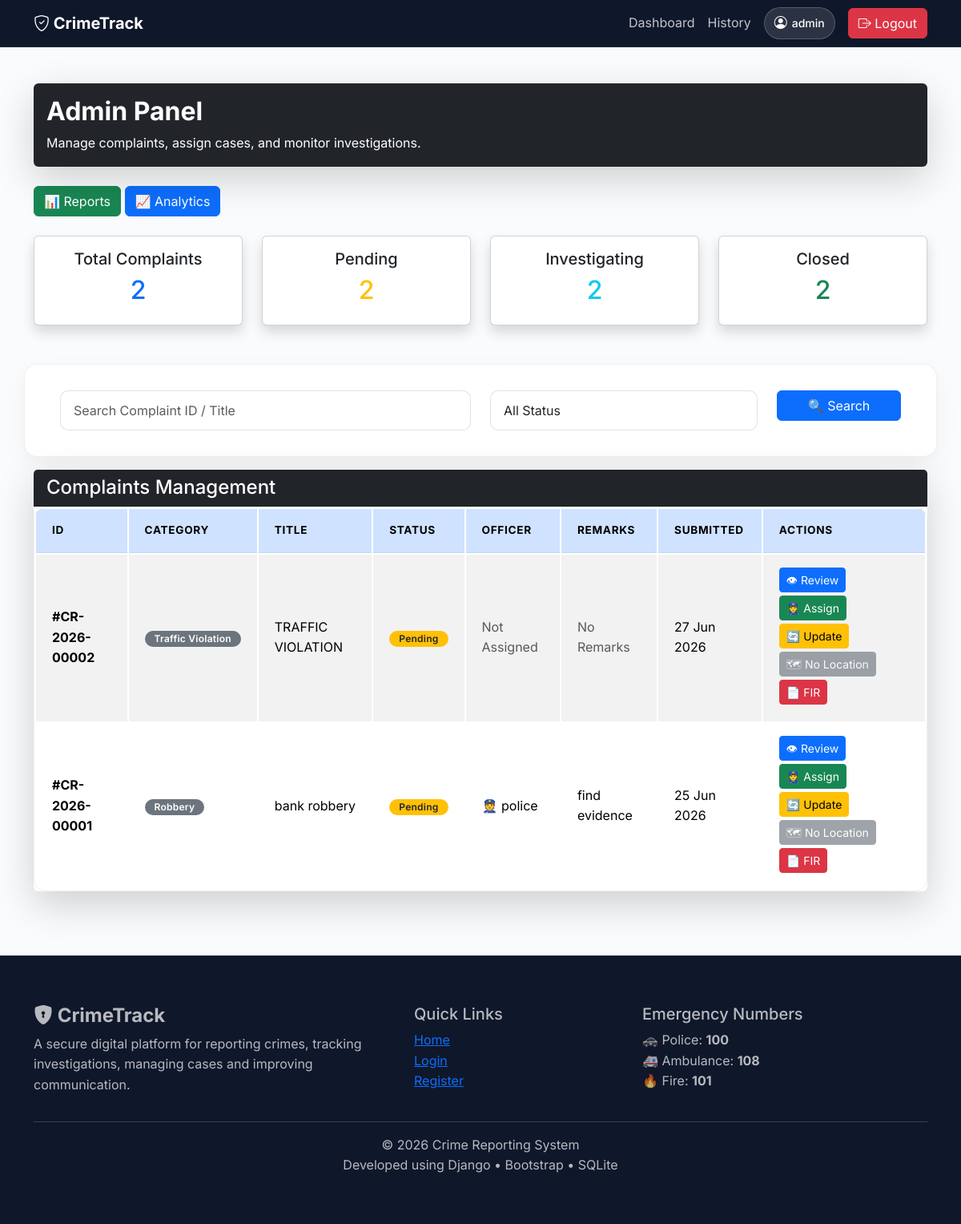
The page /admin-dashboard/ (signed in) on the database its author committed.
### crime/models.py (models this page shows, shortened)
class Complaint(models.Model):
    complaint_number = models.CharField(
        max_length=25,
        unique=True,
        blank=True
    )
    CATEGORY = [
        ("Theft", "Theft"),
        ("Assault", "Assault"),
        ("Cyber Crime", "Cyber Crime"),
        ("Domestic Violence", "Domestic Violence"),
        ("Missing Person", "Missing Person"),
        ("Drug Crime", "Drug Crime"),
        ("Traffic Violation", "Traffic Violation"),
        ("Fraud", "Fraud"),
        ("Robbery", "Robbery"),
        ("Other", "Other"),
    ]
    STATUS = [
        ("Pending", "Pending"),
        ("Assigned", "Assigned"),
        ("Investigating", "Investigating"),
        ("Closed", "Closed"),
    ]
    PRIORITY = [
        ("Low", "Low"),
        ("Medium", "Medium"),
        ("High", "High"),
        ("Emergency", "Emergency"),
    ]
    user = models.ForeignKey(User, on_delete=models.CASCADE)
    email = models.EmailField(blank=True)
    phone = models.CharField(max_length=15, blank=True)
    anonymous = models.BooleanField(default=False)
    category = models.CharField(max_length=50, choices=CATEGORY, default="Other")
    title = models.CharField(max_length=200)
    description = models.TextField()
    location = models.CharField(max_length=255)
    latitude = models.DecimalField(max_digits=9, decimal_places=6, null=True, blank=True)
    longitude = models.DecimalField(max_digits=9, decimal_places=6, null=True, blank=True)
    crime_date = models.DateField()
    evidence = models.FileField(upload_to="evidence/", blank=True, null=True)
    priority = models.CharField(max_length=20, choices=PRIORITY, default="Medium")
    status = models.CharField(max_length=20, choices=STATUS, default="Pending")
    assigned_officer = models.ForeignKey(
        User,
        on_delete=models.SET_NULL,
        null=True,
        blank=True,
        related_name="assigned_complaints"
    )
    remarks = models.TextField(blank=True)
    fir_generated = models.BooleanField(default=False)
    is_read = models.BooleanField(default=False)
    is_resolved = models.BooleanField(default=False)
    created_at = models.DateTimeField(auto_now_add=True)
    updated_at = models.DateTimeField(auto_now=True)
    class Meta:
        ordering = ["-created_at"]
        indexes = [
            models.Index(fields=["status"]),
            models.Index(fields=["category"]),
            models.Index(fields=["priority"]),
            models.Index(fields=["created_at"]),
        ]

### crime/views.py (the view)
# urls.py: path("admin-dashboard/", views.admin_dashboard, name="admin_dashboard"),
@staff_member_required
def admin_dashboard(request):
    complaints = Complaint.objects.all().order_by("-created_at")
    search = request.GET.get("search")
    status = request.GET.get("status")
    if search:
        complaints = complaints.filter(title__icontains=search)
    if status:
        complaints = complaints.filter(status=status)
    context = {
        "complaints": complaints,
        "total": Complaint.objects.count(),
        "pending": Complaint.objects.filter(status="Pending").count(),
        "assigned": Complaint.objects.filter(status="Assigned").count(),
        "investigating": Complaint.objects.filter(status="Investigating").count(),
        "closed": Complaint.objects.filter(status="Closed").count(),
    }
    return render(request, "admin/dashboard.html", context)

### templates/admin/dashboard.html (shortened to what this page needs)
{% extends "base.html" %}
{% block content %}
<div class="container mt-4">
<div class="card shadow-lg border-0 mb-4">
    <div class="card-body bg-dark text-white rounded">
        <h2 class="fw-bold">Admin Panel</h2>
        <p class="mb-0">
            Manage complaints, assign cases, and monitor investigations.
        </p>
    </div>
</div>
<div class="mb-4">
    <a href="{% url 'reports' %}" class="btn btn-success">
        📊 Reports
    </a>
    <a href="{% url 'analytics' %}" class="btn btn-primary">
        📈 Analytics
    </a>
</div>
<div class="row g-4 mb-5">
    <div class="col-lg-3 col-md-6">
        <div class="card shadow text-center">
            <div class="card-body">
                <h5>Total Complaints</h5>
                <h2 class="text-primary">{{ complaints|length }}</h2>
            </div>
        </div>
    </div>
    <div class="col-lg-3 col-md-6">
        <div class="card shadow text-center">
            <div class="card-body">
                <h5>Pending</h5>
                <h2 class="text-warning">
                    {{ complaints|dictsort:"status"|length }}
                </h2>
            </div>
        </div>
    </div>
    <div class="col-lg-3 col-md-6">
        <div class="card shadow text-center">
            <div class="card-body">
                <h5>Investigating</h5>
                <h2 class="text-info">
                    {{ complaints|dictsort:"status"|length }}
                </h2>
            </div>
        </div>
    </div>
    <div class="col-lg-3 col-md-6">
        <div class="card shadow text-center">
            <div class="card-body">
                <h5>Closed</h5>
                <h2 class="text-success">
                    {{ complaints|dictsort:"status"|length }}
                </h2>
            </div>
        </div>
    </div>
</div>
<form method="GET" class="row mb-3">
    <div class="col-md-6">
        <input type="text" name="search" class="form-control"
               placeholder="Search Complaint ID / Title">
    </div>
    <div class="col-md-4">
        <select name="status" class="form-control">
            <option value="">All Status</option>
        </select>
    </div>
    <div class="col-md-2">
        <button class="btn btn-primary w-100">🔍 Search</button>
    </div>
</form>
<div class="card shadow-lg border-0">
    <div class="card-header bg-dark text-white">
        <h4 class="mb-0">Complaints Management</h4>
    </div>
    <div class="table-responsive">
        <table class="table table-hover table-striped align-middle mb-0">
            <thead class="table-primary">
                <tr>
                    <th>ID</th>
                    <th>Category</th>
                    <th>Title</th>
                    <th>Status</th>
                    <th>Officer</th>
                    <th>Remarks</th>
                    <th>Submitted</th>
                    <th>Actions</th>
                </tr>
            </thead>
            <tbody>
            {% for complaint in complaints %}
                <tr>
                    <td><strong>#{{ complaint.complaint_number }}</strong></td>
                    <td>
                        <span class="badge bg-secondary">
                            {{ complaint.category }}
                        </span>
                    </td>
                    <td>{{ complaint.title }}</td>
                    <td>
                        {% if complaint.status == "Pending" %}
                            <span class="badge bg-warning text-dark">Pending</span>
                        {% elif complaint.status == "Assigned" %}
                            <span class="badge bg-primary">Assigned</span>
                        {% elif complaint.status == "Investigating" %}
                            <span class="badge bg-info">Investigating</span>
                        {% else %}
                            <span class="badge bg-success">Closed</span>
                        {% endif %}
                    </td>
                    <td>
                        {% if complaint.assigned_officer %}
                            👮 {{ complaint.assigned_officer }}
                        {% else %}
                            <span class="text-muted">Not Assigned</span>
                        {% endif %}
                    </td>
                    <td>
                        {% if complaint.remarks %}
                            {{ complaint.remarks }}
                        {% else %}
                            <span class="text-muted">No Remarks</span>
                        {% endif %}
                    </td>
                    <td>
                        {{ complaint.created_at|date:"d M Y" }}
                    </td>
                    <td>
                        <a href="{% url 'complaint_detail' complaint.id %}"
                           class="btn btn-sm btn-primary mb-1">
                            👁 Review
                        </a>
                        <a href="{% url 'assign_officer' complaint.id %}"
                           class="btn btn-sm btn-success mb-1">
                            👮 Assign
                        </a>
                        <a href="{% url 'update_case' complaint.id %}"
                           class="btn btn-sm btn-warning mb-1">
                            🔄 Update
                        </a>
                        {% if complaint.latitude and complaint.longitude %}
                        <a href="{% url 'complaint_map' complaint.id %}"
                           class="btn btn-sm btn-info mb-1">
                            🗺 Map
                        </a>
                        {% else %}
                        <button class="btn btn-sm btn-secondary mb-1" disabled>
                            🗺 No Location
                        </button>
                        {% endif %}
                        <a href="{% url 'download_pdf' complaint.id %}"
                           class="btn btn-sm btn-danger mb-1">
                            📄 FIR
                        </a>
                    </td>
                </tr>
            {% empty %}
                <tr>
                    <td colspan="8" class="text-center py-5">
                        <h5>No complaints found</h5>
                    </td>
                </tr>
            {% endfor %}
            </tbody>
        </table>
    </div>
</div>
</div>
{% endblock %}

### templates/base.html (shortened to what this page needs)
{% load static %}
<!DOCTYPE html>
<html lang="en">
<head>
    <link href="https://cdn.jsdelivr.net/npm/bootstrap@5.3.3/dist/css/bootstrap.min.css" rel="stylesheet">
    <link rel="stylesheet"
          href="https://cdn.jsdelivr.net/npm/bootstrap-icons@1.11.3/font/bootstrap-icons.min.css">
    <link rel="stylesheet" href="{% static 'css/style.css' %}">
</head>
<body>
<nav class="navbar navbar-expand-lg fixed-top">
    <div class="container">
        <a class="navbar-brand fw-bold" href="/">
            <i class="bi bi-shield-check"></i>
            CrimeTrack
        </a>
        <div class="collapse navbar-collapse" id="navbar">
            <ul class="navbar-nav ms-auto align-items-center">
                {% if user.is_authenticated %}
                    {% if user.is_superuser %}
                        <li class="nav-item">
                            <a class="nav-link" href="{% url 'admin_dashboard' %}">Dashboard</a>
                        </li>
                    {% elif user.groups.all.0.name == "police" %}
                        <li class="nav-item">
                            <a class="nav-link" href="{% url 'police_dashboard' %}">Dashboard</a>
                        </li>
                    {% else %}
                        <li class="nav-item">
                            <a class="nav-link" href="{% url 'citizen_dashboard' %}">Dashboard</a>
                        </li>
                    {% endif %}
                    <li class="nav-item">
                        <a class="nav-link" href="{% url 'history' %}">History</a>
                    </li>
                    <li class="nav-item ms-2">
                        <span class="user-badge">
                            <i class="bi bi-person-circle"></i>
                            {{ request.user.username }}
                        </span>
                    </li>
                    <li class="nav-item ms-3">
                        <a href="{% url 'logout' %}" class="btn btn-danger">
                            <i class="bi bi-box-arrow-right"></i> Logout
                        </a>
                    </li>
                {% endif %}
            </ul>
        </div>
    </div>
</nav>
<main>
    {% block content %}{% endblock %}
</main>
<footer class="footer">
    <div class="container">
        <div class="row gy-4">
            <div class="col-lg-5">
                <h4 class="fw-bold">
                    <i class="bi bi-shield-lock-fill"></i> CrimeTrack
                </h4>
                <p>
                    A secure digital platform for reporting crimes,
                    tracking investigations, managing cases and improving communication.
                </p>
            </div>
            <div class="col-lg-3">
                <h5>Quick Links</h5>
                <ul class="list-unstyled">
                    <li><a href="/">Home</a></li>
                    <li><a href="{% url 'login' %}">Login</a></li>
                    <li><a href="{% url 'register' %}">Register</a></li>
                </ul>
            </div>
            <div class="col-lg-4">
                <h5>Emergency Numbers</h5>
                <p>
                    🚓 Police: <strong>100</strong><br>
                    🚑 Ambulance: <strong>108</strong><br>
                    🔥 Fire: <strong>101</strong>
                </p>
            </div>
        </div>
        <hr>
        <div class="text-center">
            © 2026 Crime Reporting System<br>
            Developed using Django • Bootstrap • SQLite
        </div>
    </div>
</footer>
</body>
</html>

### static/css/style.css (style rules this page uses)
:root { --bg: #fafbfc; --surface: #ffffff; --text: #0f172a; --muted: #64748b; --primary: #4f46e5; --primary-glow: rgba(79, 70, 229, 0.15); --border: rgba(15, 23, 42, 0.06); --border-hover: rgba(15, 23, 42, 0.12); --radius: 16px; --radius-sm: 10px; --shadow-sm: 0 2px 8px rgba(15, 23, 42, 0.02); --shadow: 0 12px 34px rgba(15, 23, 42, 0.04), 0 4px 12px rgba(15, 23, 42, 0.02); --shadow-hover: 0 20px 40px rgba(15, 23, 42, 0.08), 0 8px 20px rgba(79, 70, 229, 0.04); --transition: all 0.3s cubic-bezier(0.16, 1, 0.3, 1); }
* { margin: 0; padding: 0; box-sizing: border-box; -webkit-font-smoothing: antialiased; -moz-osx-font-smoothing: grayscale; }
body { font-family: 'Inter', sans-serif; background: var(--bg); color: var(--text); padding-top: 80px; line-height: 1.6; }
.navbar { position:fixed; top:0; width:100%; z-index:1000; background:#0f172a; border-bottom:1px solid rgba(255,255,255,0.08); }
.navbar-brand { color:#ffffff !important; }
.nav-link { color:rgba(255,255,255,0.75) !important; }
.user-badge { display: inline-flex; align-items: center; gap: 6px; padding: 6px 12px; border-radius: 999px; background: rgba(255,255,255,0.12); color: #ffffff; font-size: 14px; font-weight: 500; border: 1px solid rgba(255,255,255,0.2); backdrop-filter: blur(10px); transition: 0.3s ease; }
.user-badge i { color: #ffffff; font-size: 16px; }
.table { background: var(--surface); border: 1px solid var(--border); border-radius: var(--radius); overflow: hidden; box-shadow: var(--shadow-sm); border-collapse: separate; }
.table thead { background: #f8fafc; color: var(--muted); font-size: 0.85rem; text-transform: uppercase; letter-spacing: 0.05em; }
.table td, .table th { vertical-align: middle; padding: 16px 20px; border-bottom: 1px solid var(--border); }
.table tr:last-child td { border-bottom: none; }
form { background: var(--surface); border: 1px solid var(--border); border-radius: var(--radius); padding: 32px; box-shadow: var(--shadow); }
input, textarea, select { width: 100%; outline: none; font-family: inherit; font-size: 0.95rem; color: var(--text); border-radius: var(--radius-sm) !important; border: 1px solid rgba(15, 23, 42, 0.12) !important; padding: 12px 16px !important; background: #f8fafc; transition: var(--transition); }
.badge { display: inline-flex; align-items: center; border-radius: 999px; padding: 4px 12px; font-weight: 600; font-size: 0.75rem; letter-spacing: 0.02em; }
.footer { background: #0f172a; color: rgba(255, 255, 255, 0.7); padding: 60px 0; margin-top: 80px; border-top: 1px solid rgba(255, 255, 255, 0.05); }
.card, .btn { transition: var(--transition); }

### rows shown on the page
Complaint: complaint_number "CR-2026-00002", category "Traffic Violation", title "TRAFFIC VIOLATION", status "Pending", shows "Not Assigned", remarks "No Remarks", created_at "27 Jun 2026", shows "🗺 No Location"
Complaint: complaint_number "CR-2026-00001", category "Robbery", title "bank robbery", status "Pending", assigned_officer "police", remarks "find evidence", created_at "25 Jun 2026", shows "🗺 No Location"

### other values the page prints
{{ request.user.username }} "admin"
{{ complaints|length }} "2"
{{ complaints|dictsort:"status"|length }} "2"
